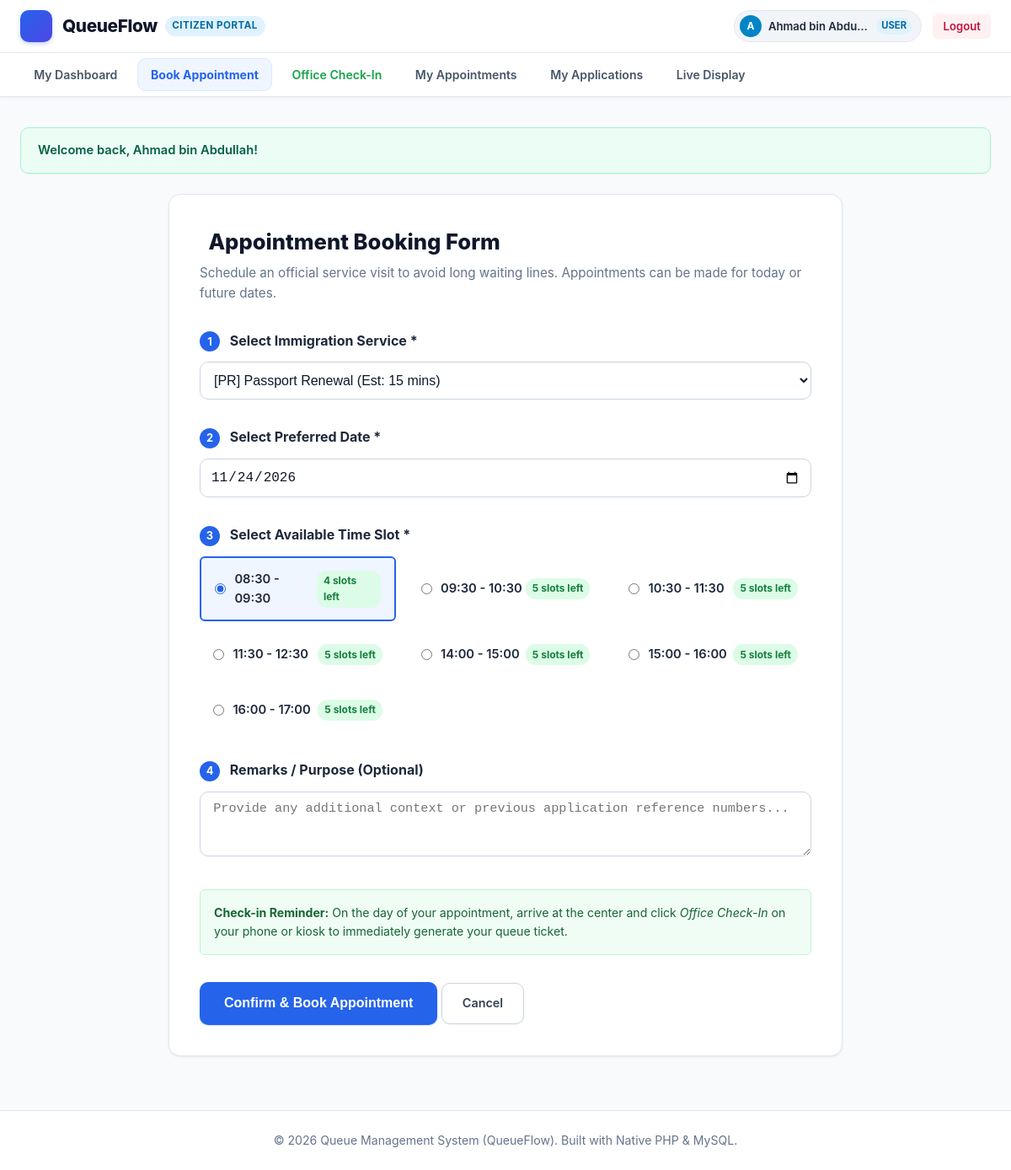
/user/book_appointment.php (signed in), run on the app's committed database.
### tables this page shows
CREATE TABLE `services` (
  `id` INT AUTO_INCREMENT PRIMARY KEY,
  `code` VARCHAR(10) NOT NULL UNIQUE,
  `name` VARCHAR(100) NOT NULL,
  `description` TEXT NULL,
  `est_duration` INT NOT NULL DEFAULT 15,
  `status` ENUM('active', 'inactive') NOT NULL DEFAULT 'active',
  `created_at` TIMESTAMP DEFAULT CURRENT_TIMESTAMP
);

### user/book_appointment.php (the view, shortened to what this page needs)
<?php
require_once __DIR__ . '/../config/database.php';
require_once __DIR__ . '/../includes/functions.php';
$pdo = getDBConnection();
$services = getAllServices($pdo, true);
$timeSlots = getStandardTimeSlots();
$selectedService = $_POST['service_id'] ?? ($services[0]['id'] ?? 1);
$selectedDate = $_POST['appointment_date'] ?? date('Y-m-d');
$selectedSlot = $_POST['time_slot'] ?? $timeSlots[0];
$remarks = trim($_POST['remarks'] ?? '');
require_once __DIR__ . '/../includes/header.php';
?>
<div style="max-width: 800px; margin: 1.5rem auto;">
    <div class="card" style="padding: 2.25rem;">
        <div style="margin-bottom: 2rem;">
            <h1 style="font-size: 1.6rem; font-weight: 800; color: #0f172a; margin-bottom: 0.35rem; display: flex; align-items: center; gap: 0.65rem;">
                <span style="color: var(--primary);"><?php echo getIcon('calendar', 24); ?></span> Appointment Booking Form
            </h1>
            <p style="color: var(--text-muted); font-size: 0.95rem;">
                Schedule an official service visit to avoid long waiting lines. Appointments can be made for today or future dates.
            </p>
        </div>
        <form method="POST" action="book_appointment.php" id="bookingForm">
            <div style="margin-bottom: 2rem;">
                <label class="form-label" style="font-weight: 700; font-size: 1rem; color: #1e293b; margin-bottom: 0.75rem; display: block;">
                    <span style="display: inline-flex; align-items: center; justify-content: center; width: 24px; height: 24px; border-radius: 50%; background: var(--primary); color: #fff; font-size: 0.8rem; margin-right: 0.5rem;">1</span>
                    Select Immigration Service *
                </label>
                <select name="service_id" id="service_id" class="form-control" style="font-size: 1rem; padding: 0.75rem;" required onchange="this.form.submit()">
                    <?php foreach ($services as $srv): ?>
                        <option value="<?php echo $srv['id']; ?>" <?php echo ($selectedService == $srv['id']) ? 'selected' : ''; ?>>
                            [<?php echo e($srv['code']); ?>] <?php echo e($srv['name']); ?> (Est: <?php echo e($srv['est_duration']); ?> mins)
                        </option>
                    <?php endforeach; ?>
                </select>
            </div>
            <div style="margin-bottom: 2rem;">
                <label class="form-label" style="font-weight: 700; font-size: 1rem; color: #1e293b; margin-bottom: 0.75rem; display: block;">
                    <span style="display: inline-flex; align-items: center; justify-content: center; width: 24px; height: 24px; border-radius: 50%; background: var(--primary); color: #fff; font-size: 0.8rem; margin-right: 0.5rem;">2</span>
                    Select Preferred Date *
                </label>
                <input type="date" name="appointment_date" id="appointment_date" class="form-control" style="font-size: 1rem; padding: 0.75rem;" min="<?php echo date('Y-m-d'); ?>" value="<?php echo e($selectedDate); ?>" required onchange="this.form.submit()">
            </div>
            <div style="margin-bottom: 2rem;">
                <label class="form-label" style="font-weight: 700; font-size: 1rem; color: #1e293b; margin-bottom: 0.75rem; display: block;">
                    <span style="display: inline-flex; align-items: center; justify-content: center; width: 24px; height: 24px; border-radius: 50%; background: var(--primary); color: #fff; font-size: 0.8rem; margin-right: 0.5rem;">3</span>
                    Select Available Time Slot *
                </label>
                <div style="display: grid; grid-template-columns: repeat(auto-fit, minmax(220px, 1fr)); gap: 0.85rem;">
                    <?php foreach ($timeSlots as $slot):
                        $left = getAvailableSlotsCount($pdo, $selectedService, $selectedDate, $slot);
                        $isFull = ($left <= 0);
                        $isChecked = ($selectedSlot === $slot && !$isFull);
                    ?>
                        <label style="display: flex; justify-content: space-between; align-items: center; padding: 0.85rem 1rem; border: 2px solid <?php echo $isChecked ? 'var(--primary)' : ($isFull ? '#e2e8f0' : 'var(--border-color)'); ?>; border-radius: var(--radius-sm); cursor: <?php echo $isFull ? 'not-allowed' : 'pointer'; ?>; background: <?php echo $isChecked ? '#eff6ff' : ($isFull ? '#f8fafc' : '#fff'); ?>; opacity: <?php echo $isFull ? '0.6' : '1'; ?>;">
                            <div style="display: flex; align-items: center; gap: 0.65rem;">
                                <input type="radio" name="time_slot" value="<?php echo e($slot); ?>" <?php echo $isChecked ? 'checked' : ''; ?> <?php echo $isFull ? 'disabled' : ''; ?> style="accent-color: var(--primary);">
                                <span style="font-weight: 600; font-size: 0.92rem; color: #1e293b;"><?php echo e($slot); ?></span>
                            </div>
                            <span style="font-size: 0.75rem; font-weight: 700; padding: 0.2rem 0.5rem; border-radius: 12px; background: <?php echo $isFull ? '#fee2e2' : '#dcfce7'; ?>; color: <?php echo $isFull ? '#b91c1c' : '#15803d'; ?>;">
                                <?php echo $isFull ? 'Full' : "$left slots left"; ?>
                            </span>
                        </label>
                    <?php endforeach; ?>
                </div>
            </div>
            <div style="margin-bottom: 2rem;">
                <label class="form-label" style="font-weight: 700; font-size: 1rem; color: #1e293b; margin-bottom: 0.75rem; display: block;">
                    <span style="display: inline-flex; align-items: center; justify-content: center; width: 24px; height: 24px; border-radius: 50%; background: var(--primary); color: #fff; font-size: 0.8rem; margin-right: 0.5rem;">4</span>
                    Remarks / Purpose (Optional)
                </label>
                <textarea name="remarks" class="form-control" rows="3" placeholder="Provide any additional context or previous application reference numbers..."><?php echo e($remarks); ?></textarea>
            </div>
            <div style="background: #f0fdf4; border: 1px solid #bbf7d0; border-radius: var(--radius-sm); padding: 1rem; margin-bottom: 2rem; display: flex; align-items: center; gap: 0.75rem; font-size: 0.88rem; color: #166534;">
                <span><strong>Check-in Reminder:</strong> On the day of your appointment, arrive at the center and click <em>Office Check-In</em> on your phone or kiosk to immediately generate your queue ticket.</span>
            </div>
            <button type="submit" name="submit_booking" value="1" class="btn btn-primary" style="padding: 0.85rem 1.75rem; font-size: 1rem; font-weight: 700;">
                <?php echo getIcon('check', 18); ?> Confirm & Book Appointment
            </button>
            <a href="dashboard.php" class="btn btn-secondary" style="padding: 0.85rem 1.5rem;">Cancel</a>
        </form>
    </div>
</div>
<?php require_once __DIR__ . '/../includes/footer.php'; ?>

### assets/css/style.css (style rules this page uses)
:root { --primary: #2563eb; --primary-hover: #1d4ed8; --primary-light: #eff6ff; --primary-border: #bfdbfe; --indigo: #4f46e5; --indigo-light: #eef2ff; --purple: #7c3aed; --purple-light: #f5f3ff; --success: #059669; --success-light: #ecfdf5; --success-border: #a7f3d0; --warning: #d97706; --warning-light: #fffbeb; --warning-border: #fde68a; --danger: #dc2626; --danger-light: #fef2f2; --danger-border: #fecaca; --slate-50: #f8fafc; --slate-100: #f1f5f9; --slate-200: #e2e8f0; --slate-300: #cbd5e1; --slate-400: #94a3b8; --slate-500: #64748b; --slate-600: #475569; --slate-700: #334155; --slate-800: #1e293b; --slate-900: #0f172a; --bg-body: #f8fafc; --bg-card: #ffffff; --text-main: #0f172a; --text-muted: #64748b; --shadow-xs: 0 1px 2px 0 rgba(15, 23, 42, 0.05); --shadow-sm: 0 1px 3px 0 rgba(15, 23, 42, 0.07), 0 1px 2px -1px rgba(15, 23, 42, 0.05); --shadow-md: 0 4px 6px -1px rgba(15, 23, 42, 0.08), 0 2px 4px -2px rgba(15, 23, 42, 0.04); --shadow-lg: 0 10px 15px -3px rgba(15, 23, 42, 0.08), 0 4px 6px -4px rgba(15, 23, 42, 0.03); --shadow-xl: 0 20px 25px -5px rgba(15, 23, 42, 0.08), 0 8px 10px -6px rgba(15, 23, 42, 0.03); --radius-xs: 4px; --radius-sm: 6px; --radius-md: 10px; --radius-lg: 14px; --radius-pill: 9999px; }
* { box-sizing: border-box; margin: 0; padding: 0; }
body { font-family: -apple-system, BlinkMacSystemFont, "Segoe UI", Roboto, "Helvetica Neue", Arial, sans-serif; background-color: var(--bg-body); color: var(--text-main); line-height: 1.55; min-height: 100vh; display: flex; flex-direction: column; -webkit-font-smoothing: antialiased; }
a { color: var(--primary); text-decoration: none; transition: all 0.15s ease; }
.card { background: var(--bg-card); border: 1px solid var(--slate-200); border-radius: var(--radius-lg); box-shadow: var(--shadow-sm); padding: 1.75rem; margin-bottom: 1.75rem; transition: box-shadow 0.2s ease, border-color 0.2s ease; }
.btn { display: inline-flex; align-items: center; justify-content: center; gap: 0.45rem; padding: 0.55rem 1.15rem; font-size: 0.9rem; font-weight: 600; border-radius: var(--radius-md); border: 1px solid transparent; cursor: pointer; transition: all 0.15s ease-in-out; text-decoration: none; line-height: 1.4; }
.btn-primary { background: var(--primary); color: #ffffff; box-shadow: 0 1px 2px rgba(37, 99, 235, 0.2); }
.btn-secondary { background: #ffffff; color: var(--slate-700); border: 1px solid var(--slate-300); box-shadow: var(--shadow-xs); }
.form-label { display: block; font-size: 0.88rem; font-weight: 700; color: var(--slate-700); margin-bottom: 0.45rem; }
.form-control { width: 100%; padding: 0.68rem 0.95rem; font-size: 0.95rem; border: 1px solid var(--slate-300); border-radius: var(--radius-md); background-color: #ffffff; color: var(--slate-900); outline: none; transition: border-color 0.15s, box-shadow 0.15s; }

### data on the page
services: time_slot "☑ 08:30 - 09:30 4 slots left", time_slot "☐ 09:30 - 10:30 5 slots left", time_slot "☐ 10:30 - 11:30 5 slots left", time_slot "☐ 11:30 - 12:30 5 slots left", time_slot "☐ 14:00 - 15:00 5 slots left", time_slot "☐ 15:00 - 16:00 5 slots left", time_slot "☐ 16:00 - 17:00 5 slots left"

### other printed values
substr($user['full_name'], 0, 1) "A"
$user['full_name'] "Ahmad bin Abdu…"
$user['role'] "USER"
$_SESSION['flash_success'] "Welcome back, Ahmad bin Abdullah!"
$slot "08:30 - 09:30"
$left "4"
$slot "09:30 - 10:30"
$left "5"
$slot "10:30 - 11:30"
$slot "11:30 - 12:30"
$slot "14:00 - 15:00"
$slot "15:00 - 16:00"
$slot "16:00 - 17:00"
